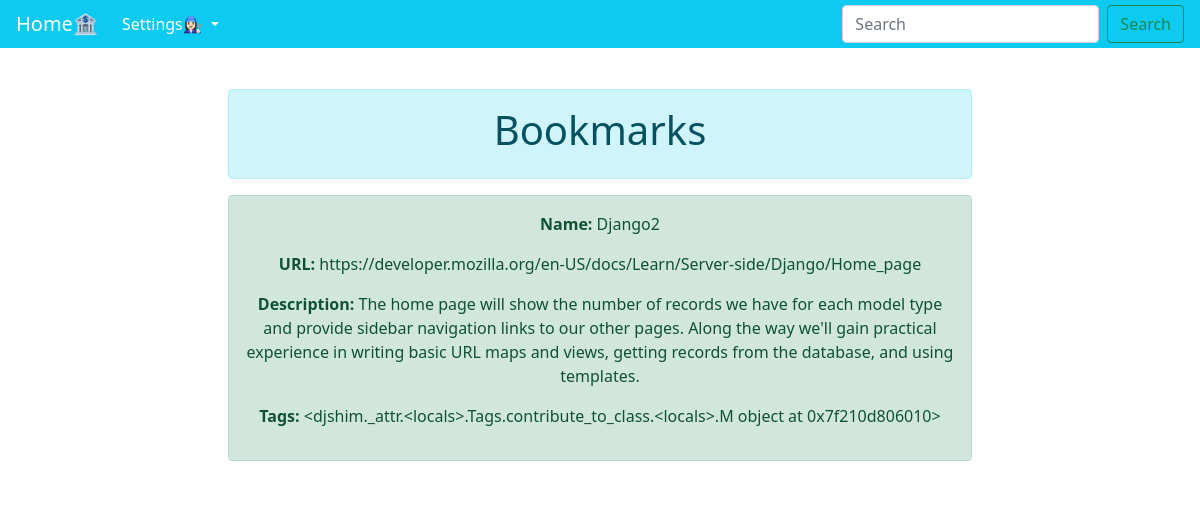
Page /bookmarks/bookmarks/2 on the committed database.
### bookmarks/models.py (models this page shows, shortened)
class bookmarks(models.Model):
    name = models.CharField(max_length=200)
    url = models.URLField(max_length=200)
    description = models.TextField(max_length=1000, help_text='Add description of bookmark')
    tag = TaggableManager()

### bookmarks/views.py (the view)
# urls.py: path('bookmarks/<int:pk>', views.BookmarkDetailView.as_view(), name='bookmarks-detail'),
class BookmarkDetailView(generic.DetailView):
    model = bookmarks
    paginate_by = 10
    def get_context_data(self, **kwargs):
        context = super(BookmarkDetailView, self).get_context_data(**kwargs)
        context['tags'] = [], self.object.tag.all()
        return context

### bookmarks/templates/bookmarks/bookmarks_detail.html
{% extends "base.html" %}
{% block body %}
<div class="alert alert-info" role="alert">
  <h1>Bookmarks</h1>
</div>
<div class="alert alert-success" role="alert">
  <p><strong>Name:</strong> {{ bookmarks.name }}</p>
    <p><strong>URL:</strong> {{ bookmarks.url }}</p>
  <p><strong>Description:</strong> {{ bookmarks.description }}</p>
  <p><strong>Tags:</strong> {{ bookmarks.tag }}</p>
</div>
{% endblock %}

### bookmarks/templates/base.html (style rules this page uses)
body { background-image: url("https://www.firstpalette.com/images/craft-mainpic-square/stainedglassbookmark-main2.jpg");  }

### rows in the picture
bookmarks: name "Django2", url "https://developer.mozilla.org/en-US/docs/Learn/Server-side/Django/Home_page", description "The home page will show the number of records we have for each model type and provide sidebar navigation links to our other pages. Along the way we'll gain practical experience in writing basic URL maps and views, getting records from the database, and using templates.", tag "<djshim._attr.<locals>.Tags.contribute_to_class.<locals>.M object at 0x7f210d806010>"
